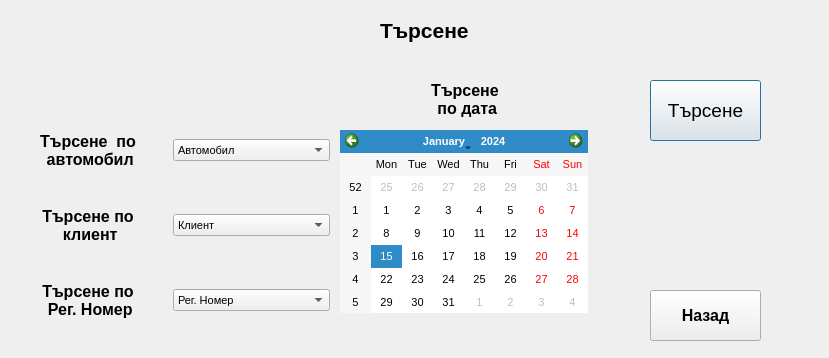
<?xml version="1.0" encoding="UTF-8"?>
<ui version="4.0">
 <class>SearchForm</class>
 <widget class="QDialog" name="SearchForm">
  <property name="geometry">
   <rect>
    <x>0</x>
    <y>0</y>
    <width>829</width>
    <height>358</height>
   </rect>
  </property>
  <property name="font">
   <font>
    <pointsize>8</pointsize>
   </font>
  </property>
  <property name="windowTitle">
   <string>Dialog</string>
  </property>
  <widget class="QLabel" name="L_Search_MainForm">
   <property name="geometry">
    <rect>
     <x>380</x>
     <y>0</y>
     <width>141</width>
     <height>61</height>
    </rect>
   </property>
   <property name="font">
    <font>
     <pointsize>16</pointsize>
     <weight>75</weight>
     <bold>true</bold>
    </font>
   </property>
   <property name="text">
    <string>Търсене </string>
   </property>
  </widget>
  <widget class="QLabel" name="L_search_Data">
   <property name="geometry">
    <rect>
     <x>430</x>
     <y>80</y>
     <width>70</width>
     <height>38</height>
    </rect>
   </property>
   <property name="font">
    <font>
     <pointsize>12</pointsize>
     <weight>75</weight>
     <bold>true</bold>
    </font>
   </property>
   <property name="text">
    <string>Търсене 
 по дата</string>
   </property>
   <property name="alignment">
    <set>Qt::AlignCenter</set>
   </property>
  </widget>
  <widget class="QPushButton" name="Button_StartSearch">
   <property name="geometry">
    <rect>
     <x>650</x>
     <y>80</y>
     <width>111</width>
     <height>61</height>
    </rect>
   </property>
   <property name="font">
    <font>
     <pointsize>14</pointsize>
    </font>
   </property>
   <property name="text">
    <string>Търсене</string>
   </property>
  </widget>
  <widget class="QCalendarWidget" name="Calendar_Search">
   <property name="geometry">
    <rect>
     <x>340</x>
     <y>130</y>
     <width>248</width>
     <height>183</height>
    </rect>
   </property>
  </widget>
  <widget class="QPushButton" name="Button_Search_Back">
   <property name="geometry">
    <rect>
     <x>650</x>
     <y>290</y>
     <width>111</width>
     <height>51</height>
    </rect>
   </property>
   <property name="font">
    <font>
     <pointsize>12</pointsize>
     <weight>75</weight>
     <bold>true</bold>
    </font>
   </property>
   <property name="text">
    <string>Назад</string>
   </property>
  </widget>
  <widget class="QWidget" name="">
   <property name="geometry">
    <rect>
     <x>9</x>
     <y>100</y>
     <width>321</width>
     <height>251</height>
    </rect>
   </property>
   <layout class="QGridLayout" name="gridLayout">
    <item row="0" column="0">
     <widget class="QLabel" name="L_search_Auto">
      <property name="font">
       <font>
        <pointsize>12</pointsize>
        <weight>75</weight>
        <bold>true</bold>
       </font>
      </property>
      <property name="text">
       <string>Търсене  по 
 автомобил</string>
      </property>
      <property name="alignment">
       <set>Qt::AlignCenter</set>
      </property>
     </widget>
    </item>
    <item row="0" column="1">
     <widget class="QComboBox" name="Combo_SearchAuto">
      <item>
       <property name="text">
        <string>Автомобил</string>
       </property>
      </item>
     </widget>
    </item>
    <item row="1" column="0">
     <widget class="QLabel" name="L_search_Klient">
      <property name="font">
       <font>
        <pointsize>12</pointsize>
        <weight>75</weight>
        <bold>true</bold>
       </font>
      </property>
      <property name="text">
       <string>Търсене по 
 клиент</string>
      </property>
      <property name="alignment">
       <set>Qt::AlignCenter</set>
      </property>
     </widget>
    </item>
    <item row="1" column="1">
     <widget class="QComboBox" name="Combo_Search_Klient">
      <item>
       <property name="text">
        <string>Клиент</string>
       </property>
      </item>
     </widget>
    </item>
    <item row="2" column="0">
     <widget class="QLabel" name="L_search_RegNumber">
      <property name="font">
       <font>
        <pointsize>12</pointsize>
        <weight>75</weight>
        <bold>true</bold>
       </font>
      </property>
      <property name="text">
       <string>Търсене по 
 Рег. Номер</string>
      </property>
      <property name="alignment">
       <set>Qt::AlignCenter</set>
      </property>
     </widget>
    </item>
    <item row="2" column="1">
     <widget class="QComboBox" name="Combo_Search_RegNumber">
      <item>
       <property name="text">
        <string>Рег. Номер</string>
       </property>
      </item>
     </widget>
    </item>
   </layout>
  </widget>
 </widget>
 <resources/>
 <connections/>
</ui>
